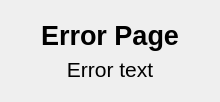
               <widget class="QWidget" name="page_error">
                <property name="minimumSize">
                 <size>
                  <width>220</width>
                  <height>0</height>
                 </size>
                </property>
                <property name="maximumSize">
                 <size>
                  <width>720</width>
                  <height>475</height>
                 </size>
                </property>
                <layout class="QVBoxLayout" name="verticalLayout_18">
                 <item>
                  <widget class="QFrame" name="frame_2">
                   <property name="frameShape">
                    <enum>QFrame::NoFrame</enum>
                   </property>
                   <property name="frameShadow">
                    <enum>QFrame::Plain</enum>
                   </property>
                   <layout class="QVBoxLayout" name="verticalLayout_17">
                    <item>
                     <widget class="QLabel" name="label_7">
                      <property name="maximumSize">
                       <size>
                        <width>16777215</width>
                        <height>60</height>
                       </size>
                      </property>
                      <property name="font">
                       <font>
                        <family>Segoe UI</family>
                        <pointsize>20</pointsize>
                        <weight>75</weight>
                        <bold>true</bold>
                       </font>
                      </property>
                      <property name="text">
                       <string>Error Page</string>
                      </property>
                      <property name="alignment">
                       <set>Qt::AlignCenter</set>
                      </property>
                     </widget>
                    </item>
                    <item>
                     <widget class="QLabel" name="error_lab">
                      <property name="font">
                       <font>
                        <family>Segoe UI</family>
                        <pointsize>16</pointsize>
                       </font>
                      </property>
                      <property name="text">
                       <string>Error text</string>
                      </property>
                      <property name="alignment">
                       <set>Qt::AlignHCenter|Qt::AlignTop</set>
                      </property>
                      <property name="wordWrap">
                       <bool>true</bool>
                      </property>
                     </widget>
                    </item>
                   </layout>
                  </widget>
                 </item>
                </layout>
               </widget>
